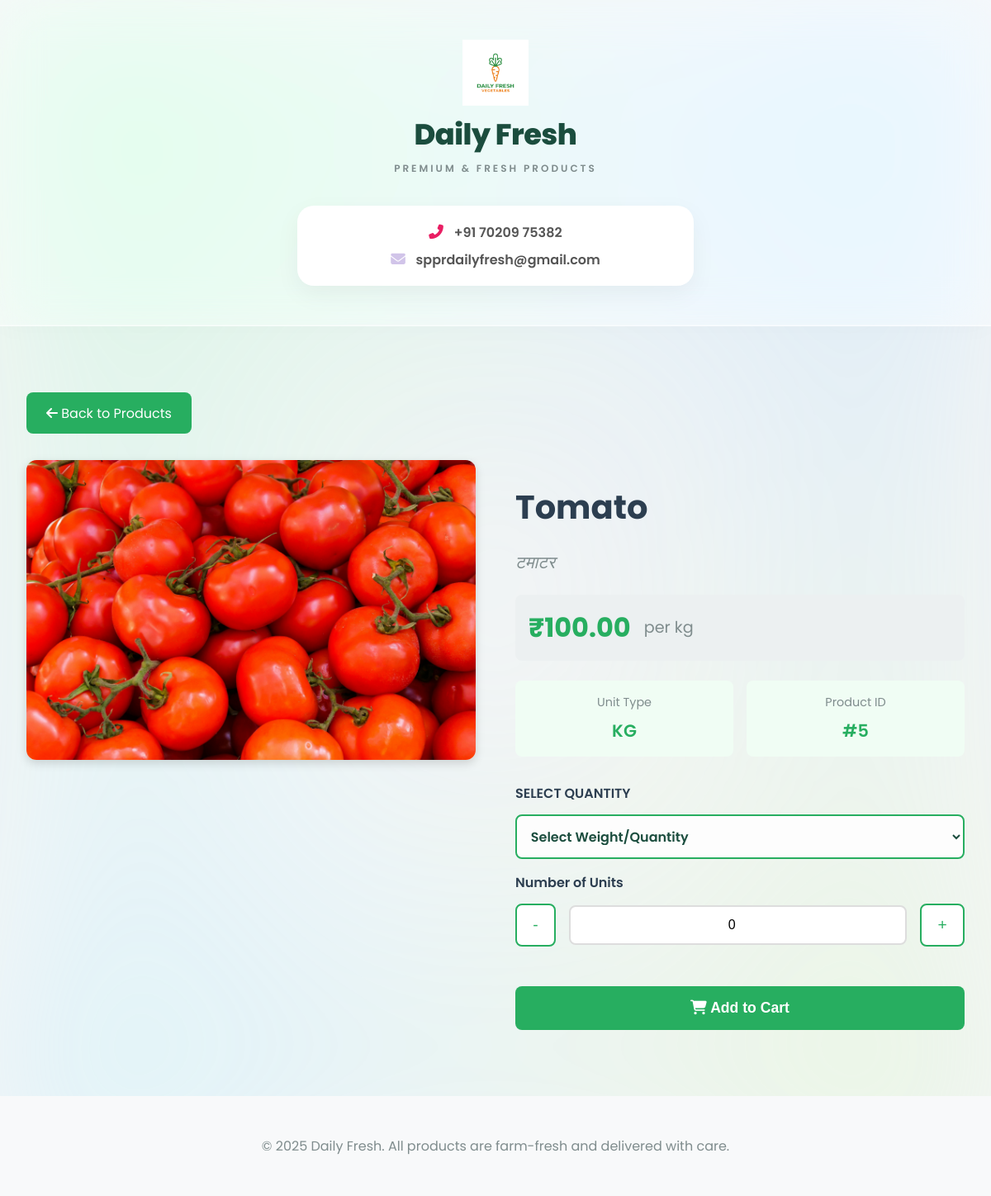
/product/5/, run on the app's committed database.
### store/models.py (models this page shows, shortened)
class Product(models.Model):
    name = models.CharField(max_length=100)
    local_name = models.CharField(max_length=100, blank=True, null=True)
    price = models.DecimalField(max_digits=6, decimal_places=2)
    unit = models.CharField(max_length=20, default='kg')
    image = models.ImageField(upload_to='products/', blank=True, null=True)
    description = models.TextField(blank=True, null=True)

### store/views.py (the view)
# urls.py: path('product/<int:pk>/', views.product_detail, name='product_detail'),
def product_detail(request, pk):
    product = get_object_or_404(Product, pk=pk)
    return render(request, 'store/product_detail.html', {'product': product})

### store/templates/store/product_detail.html (shortened to what this page needs)
<!DOCTYPE html>
<html lang="en">
<head>
    <link rel="stylesheet" href="/static/store/style.css">
    <link rel="stylesheet" href="https://cdn.jsdelivr.net/npm/@fortawesome/fontawesome-free@6.4.2/css/all.min.css">
</head>
<body>
    <header>
        <div class="logo-container">
            <img src="/static/store/images/logo.png" alt="Daily Fresh Logo" class="logo">
            <h1>Daily Fresh</h1>
            <p>PREMIUM & FRESH PRODUCTS</p>
        </div>
        <div class="contact-info">
            <p><i class="fas fa-phone-alt"></i> +91 70209 75382</p>
            <p><i class="fas fa-envelope"></i> spprdailyfresh@gmail.com</p>
        </div>
    </header>
    <main class="product-detail-container">
        <a href="/" class="back-button"><i class="fas fa-arrow-left"></i> Back to Products</a>
        <div class="detail-content">
            <div class="product-image-section">
                <img src="{% if product.image %}{{ product.image.url }}{% else %}https://placehold.co/400x400?text={{ product.name }}{% endif %}"
                    alt="{{ product.name }}">
            </div>
            <div class="product-info-section">
                <h1>{{ product.name }}</h1>
                <p class="product-local-name">{{ product.local_name }}</p>
                <div class="price-unit-section">
                    <div class="price-display">₹{{ product.price }}</div>
                    <div class="unit-display">per {{ product.unit }}</div>
                </div>
                <div class="info-grid">
                    <div class="info-item">
                        <label>Unit Type</label>
                        <value>{{ product.unit|upper }}</value>
                    </div>
                    <div class="info-item">
                        <label>Product ID</label>
                        <value>#{{ product.id }}</value>
                    </div>
                </div>
                <div class="quantity-section">
                    <label>SELECT QUANTITY</label>
                    <select id="weight-select" class="quantity-select">
                        <option value="Select Weight">Select Weight/Quantity</option>
                    </select>
                    <label>Number of Units</label>
                    <div class="quantity-controls">
                        <button onclick="decreaseQty()">-</button>
                        <input type="number" id="qty-input" value="0" readonly>
                        <button onclick="increaseQty()">+</button>
                    </div>
                </div>
                <button class="add-to-cart-btn" onclick="addToCart()">
                    <i class="fas fa-shopping-cart"></i> Add to Cart
                </button>
            </div>
        </div>
    </main>
    <footer style="text-align: center; padding: 2rem; background: #f8f9fa; margin-top: 3rem; color: #7f8c8d;">
        <p>&copy; 2025 Daily Fresh. All products are farm-fresh and delivered with care.</p>
    </footer>
</body>
</html>

### store/static/store/style.css (style rules this page uses)
body { font-family: 'Poppins', sans-serif; color: #1d1d1f; margin: 0; padding: 0; min-height: 100vh; background: #f5f5f7; position: relative; overflow-x: hidden; }
body::before { content: ''; position: fixed; top: 0; left: 0; width: 100%; height: 100%; z-index: -1; background: radial-gradient(at 0% 0%, rgba(132, 250, 176, 0.3) 0px, transparent 50%), radial-gradient(at 100% 0%, rgba(143, 211, 244, 0.3) 0px, transparent 50%), radial-gradient(at 100% 100%, rgba(200, 250, 180, 0.3) 0px, transparent 50%), radial-gradient(at 0% 100%, rgba(160, 240, 255, 0.3) 0px, transparent 50%); filter: blur(100px); animation: meshMove 20s ease-in-out infinite alternate; }
header { text-align: center; padding: 3rem 2rem; background: rgba(255, 255, 255, 0.45); backdrop-filter: blur(25px) saturate(180%); -webkit-backdrop-filter: blur(25px) saturate(180%); border-bottom: 1px solid rgba(255, 255, 255, 0.6); margin-bottom: 3rem; box-shadow: 0 4px 30px rgba(0, 0, 0, 0.02), inset 0 -1px 0 rgba(255, 255, 255, 0.3); }
.logo-container { display: flex; flex-direction: column; align-items: center; margin-bottom: 1.5rem; }
.logo-container img.logo { width: 80px; height: auto; margin-bottom: 0.5rem; }
.logo-container h1 { font-size: 2.2rem; color: #1b4d3e; margin: 0; font-weight: 800; letter-spacing: -0.5px; }
.logo-container p { color: #7f8c8d; font-size: 0.75rem; letter-spacing: 3px; margin-top: 0.4rem; text-transform: uppercase; font-weight: 600; }
.contact-info { margin: 0 auto; display: flex; flex-direction: column; align-items: center; justify-content: center; gap: 0.5rem; background: #ffffff; padding: 1.2rem 2.5rem; border-radius: 20px; box-shadow: 0 10px 30px rgba(0, 0, 0, 0.05); max-width: 400px; width: 90%; position: relative; z-index: 10; }
.contact-info p { margin: 0; font-size: 1rem; color: #555; font-weight: 600; display: flex; align-items: center; gap: 0.8rem; }
.contact-info i.fa-phone-alt { color: #e91e63; font-size: 1.1rem; }
.contact-info i.fa-envelope { color: #d1c4e9; font-size: 1.1rem; }
.quantity-select { width: 100%; padding: 0.8rem 1rem; border: 2px solid #66bb6a; border-radius: 12px; background: #fdfdfd; font-size: 1rem; font-weight: 600; margin-bottom: 0.5rem; outline: none; color: #1b4d3e; font-family: inherit; cursor: pointer; box-sizing: border-box; transition: all 0.3s ease; }

### data on the page
Product: image (picture), name "Tomato", local_name "टमाटर", price "100.00", unit "kg", unit "KG", id "5"
